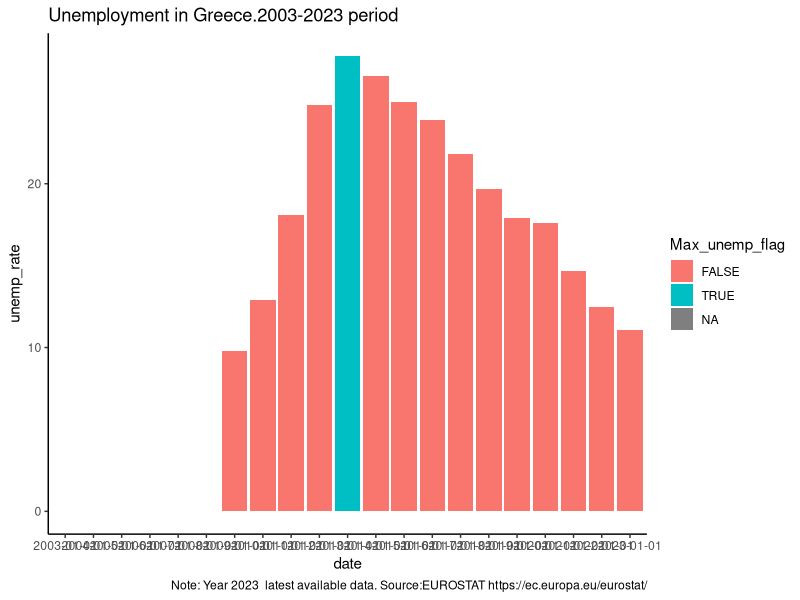
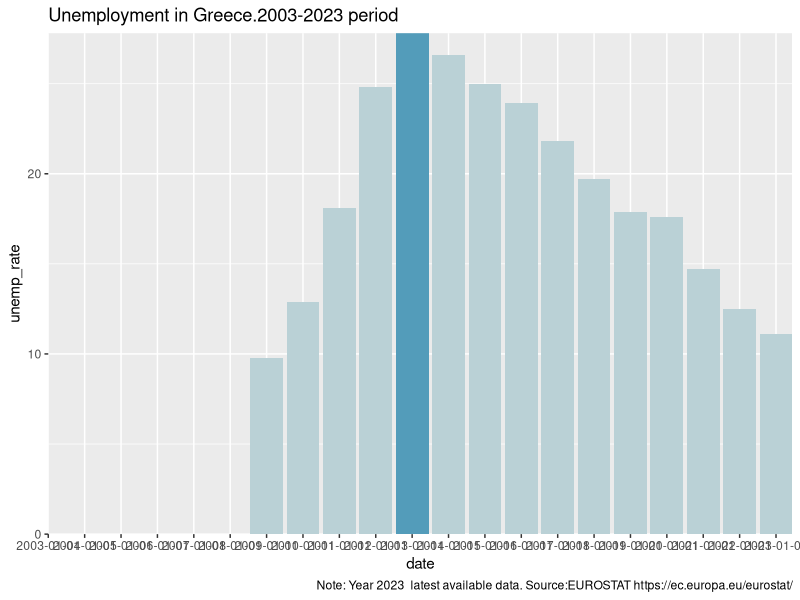
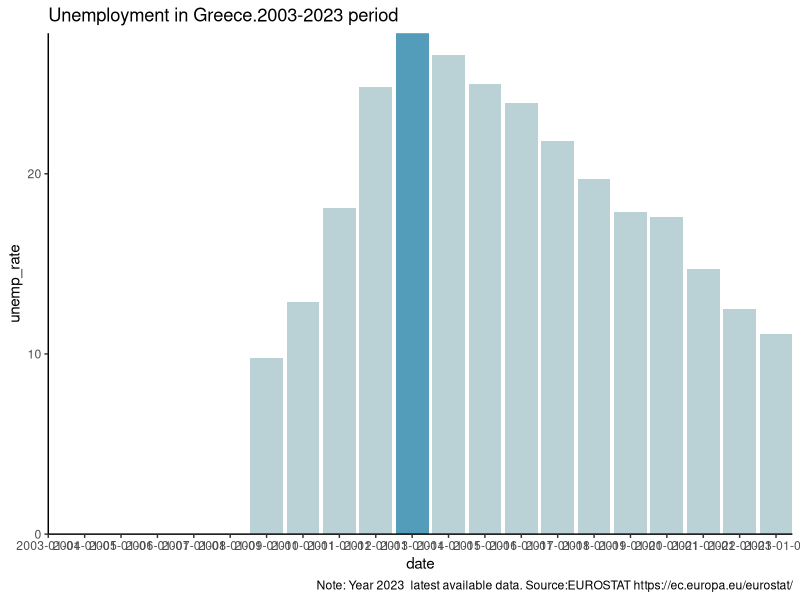
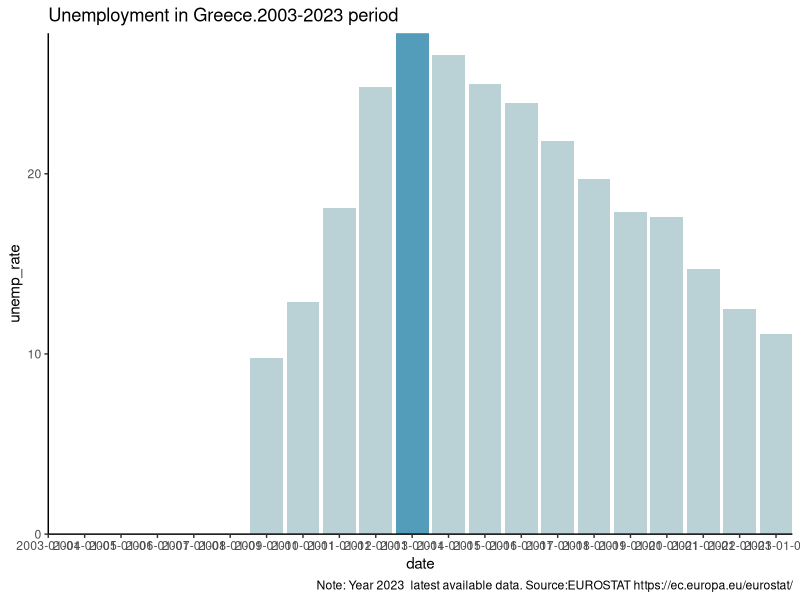
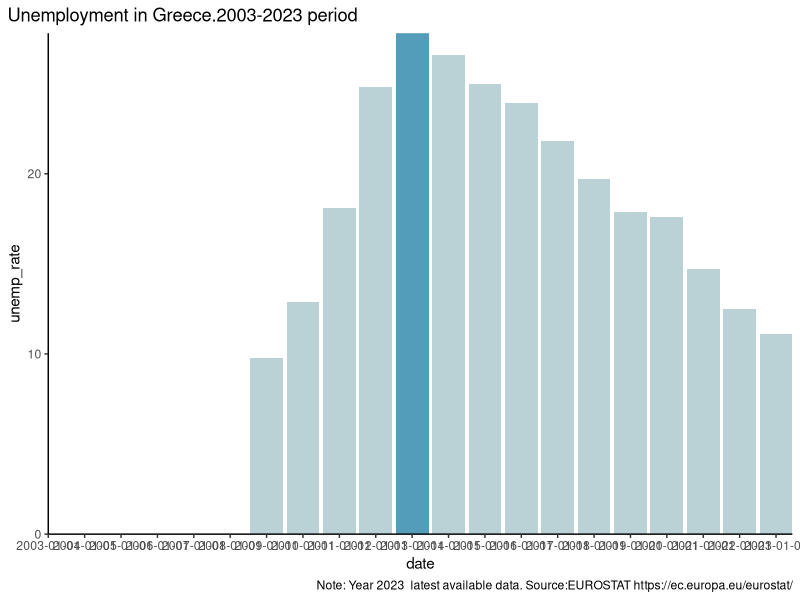
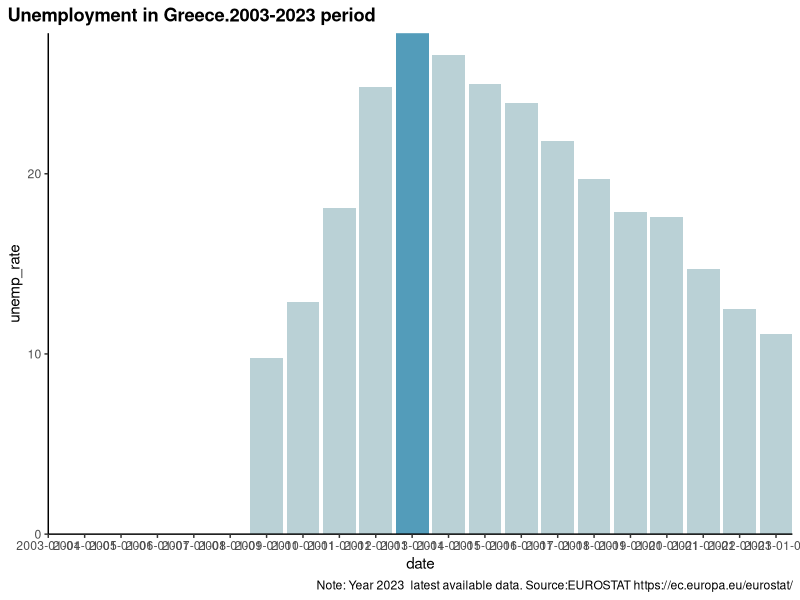
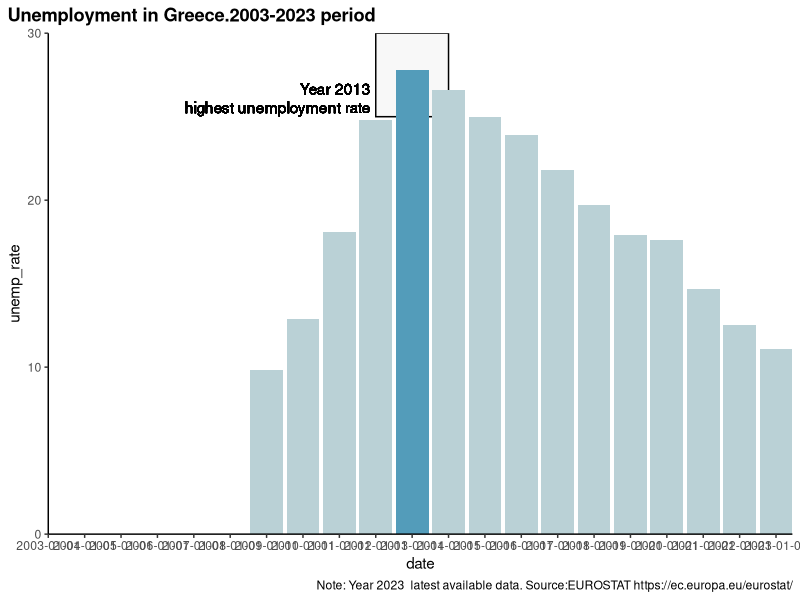
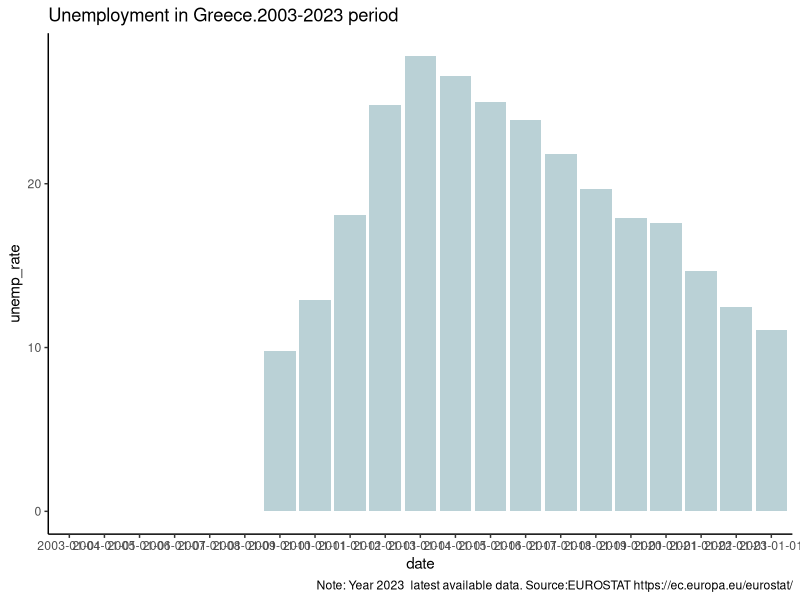

Write the R code that produced these figures, in order.
# Script:  06 custom geom_bar unrmployment by county.R
# AIM 06 custom geom_bar unmployment metric for each country


# 1. Import previous files 
library(here)
library(tidyverse)

# 1. Import unemployment indicator data 
unemp_data <- read.table(here("data_cleansed", "EU_UNEMP_CLEAN_une_rt_a_LONG.csv"),
                         header =TRUE, sep =',',stringsAsFactors =TRUE)
head(unemp_data)

# 2. Subset data for Greece
str(unemp_data)
head(unemp_data)

unemp_greece <- unemp_data %>% 
  filter(country %in% c("greece")) %>%  
  select(-c(X))
unemp_greece


# 3. Create two flags
# 3.1. Flag for highest unemployment year
str(unemp_greece)

unemp_greece_max <- unemp_greece %>% 
  mutate(
    Date = as.Date(date),
    unemp_round = round(unemp_rate,0),
    max_unemp = max(unemp_rate, na.rm = TRUE),
    Max_unemp_flag = ifelse(unemp_rate == max_unemp,TRUE,FALSE) 
  ) %>% 
  select(date,Date,country,unemp_rate,max_unemp,Max_unemp_flag)

# 3.2. Flag for the latest year
str(unemp_greece_max)

unemp_greece_latest <- unemp_greece_max %>% 
  mutate(
      Latest_date = max(Date),
      Max_date = ifelse(Date == Latest_date,TRUE,FALSE))


# 4. Create a basic bar plot
str(unemp_greece)
Plot01 <- unemp_greece %>% 
  ggplot(aes(x = date, y = unemp_rate)) +
  geom_col(fill = "#BAD1D6")

Plot02 <- unemp_greece %>% 
  ggplot(aes(x = date, y = unemp_rate)) +
  geom_col(fill = "#BAD1D6") +
labs(title = "Unemployment in Greece.2003-2023 period",
     caption = "Note: Year 2023  latest available data. Source:EUROSTAT https://ec.europa.eu/eurostat/") +
  theme_classic() 

ggsave("plots_output/10_Greece_unemployment_value.png", width = 6.38, height = 5.80)


# 4.1 Introduce titles and flag for year with max unemployment value 
# Flag color introduced, fill goes to ggplot() function and geom_col() used to remove legend
str(unemp_greece_latest)

# To highlight specific date, it must be defined as a FACTOR

Plot03 <- unemp_greece_latest %>% 
  ggplot(aes(x = date, y = unemp_rate, fill = Max_unemp_flag)) +
  labs(title = "Unemployment in Greece.2003-2023 period",
       caption = "Note: Year 2023  latest available data. Source:EUROSTAT https://ec.europa.eu/eurostat/") +
  geom_col() +
  theme_classic() 
Plot03

ggsave("plots_output/11_True_false_colour_defined_by_max_unemp_value.png", width = 6.38, height = 5.80)


# 4.2 Introduce custom colour in the plot
#    geom_col(show.legend = FALSE) +
# colours: FALSE values for "is_2024" variable: Aquamarine "#BAD1D6"
#          TRUE values for "is_2024" variable: Last year is 2024. DARK BLUE "#539CBA"
#    scale_fill_manual(breaks = c(FALSE,TRUE),
#                   values = c("#BAD1D6","#539CBA"))
  
Plot04 <-  unemp_greece_latest %>% 
  ggplot(aes(x = date, y = unemp_rate, fill = Max_unemp_flag)) +
  labs(title = "Unemployment in Greece.2003-2023 period",
       caption = "Note: Year 2023  latest available data. Source:EUROSTAT https://ec.europa.eu/eurostat/") +
  geom_col(show.legend = FALSE) +
  scale_fill_manual(breaks = c(FALSE,TRUE),
                    values = c("#BAD1D6","#539CBA")) +
  coord_cartesian(expand = FALSE) 
Plot04

ggsave("plots_output/12_Cutom_color_bars_based_flag_max_value.png", width = 6.38, height = 5.80)


# 4.3 Introduce theme_classic() to the plot 
Plot05 <-  unemp_greece_latest %>% 
  ggplot(aes(x = date, y = unemp_rate, fill = Max_unemp_flag)) +
  labs(title = "Unemployment in Greece.2003-2023 period",
       caption = "Note: Year 2023  latest available data. Source:EUROSTAT https://ec.europa.eu/eurostat/") +
  geom_col(show.legend = FALSE) +
  scale_fill_manual(breaks = c(FALSE,TRUE),
                    values = c("#BAD1D6","#539CBA")) +
  coord_cartesian(expand = FALSE) +
  theme_classic() 
Plot05

ggsave("plots_output/13_Cutom_theme_color_bars_based_flag_max_value.png", width = 6.38, height = 5.80)


# 4.4 Remove expansion around the whole perimeter
# Always remove this expansion for geom_col()
# coord_cartesian(expand = FALSE) +

Plot06 <-  unemp_greece_latest %>% 
  ggplot(aes(x = date, y = unemp_rate, fill = Max_unemp_flag)) +
  labs(title = "Unemployment in Greece.2003-2023 period",
       caption = "Note: Year 2023  latest available data. Source:EUROSTAT https://ec.europa.eu/eurostat/") +
  geom_col(show.legend = FALSE) +
  scale_fill_manual(breaks = c(FALSE,TRUE),
                    values = c("#BAD1D6","#539CBA")) +
  coord_cartesian(expand = FALSE) +
  theme_classic() 
Plot06

ggsave("plots_output/14_Cutom_theme_color_bars_based_no_gap.png", width = 6.38, height = 5.80)

# 4.5 Include Title and caption
#theme(
#  #  plot.caption = element_textbox_simple(hjust=0), # Wrap legend text
#  plot.caption.position = "plot", # Caption and title left aligned
#  plot.title.position = "plot"
#)

library(ggtext)

Plot07 <-  unemp_greece_latest %>% 
  ggplot(aes(x = date, y = unemp_rate, fill = Max_unemp_flag)) +
  labs(title = "Unemployment in Greece.2003-2023 period",
       caption = "Note: Year 2023  latest available data. Source:EUROSTAT https://ec.europa.eu/eurostat/") +
  geom_col(show.legend = FALSE) +
  scale_fill_manual(breaks = c(FALSE,TRUE),
                    values = c("#BAD1D6","#539CBA")) +
  coord_cartesian(expand = FALSE) +
  theme_classic() +
  theme(
  #  plot.caption = element_textbox_simple(hjust=0), # Wrap legend text
    plot.caption.position = "plot", # Caption and title left aligned
    plot.title.position = "plot"
  )
Plot07

# 4.6 Form title as bold
#  plot.title = element_text(face = "bold"),

library(ggtext)

Plot08 <-  unemp_greece_latest %>% 
  ggplot(aes(x = date, y = unemp_rate, fill = Max_unemp_flag)) +
  labs(title = "Unemployment in Greece.2003-2023 period",
       caption = "Note: Year 2023  latest available data. Source:EUROSTAT https://ec.europa.eu/eurostat/") +
  geom_col(show.legend = FALSE) +
  scale_fill_manual(breaks = c(FALSE,TRUE),
                    values = c("#BAD1D6","#539CBA")) +
  coord_cartesian(expand = FALSE) +
  theme_classic() +
  theme(
    plot.title = element_text(face = "bold"),
    #  plot.caption = element_textbox_simple(hjust=0), # Wrap legend text
    plot.caption.position = "plot", # Caption and title left aligned
    plot.title.position = "plot"
  )
Plot08

ggsave("plots_output/15_Cutom_plot_bold_title.png", width = 6.38, height = 5.80)

# 4.7 Create annotation bubble
# Annotation buble position needs to be adjusted for each chart
library(ggtext)

# Format caption

# Insert a single line break <br> in the annotation buble.
# Remove border colour around "Year 2013 highest unemployment rate" text annotation geom_richtext() (color = "black",label.colour = NA)
# Draw Horizontal line from the text to the bar: 
#   Using annotate(annotate(geom = "segment",x = 2022.5 , xend = 2023.4,y = 63, yend = 63)) 
# Introduce rectangle figure with annotate('rect',xmin = 07, xmax = 12,ymin = 25, ymax = 30, 
#                           alpha = .1 , fill = 'grey',col = 'black')

Plot09 <-  unemp_greece_latest %>% 
  ggplot(aes(x = date, y = unemp_rate, fill = Max_unemp_flag)) +
  # annotate('segment',xmin = as.Date("2010-01-01"), xmax = as.Date("2010-01-02"),ymin = 15, ymax = 20) +
 annotate('rect',xmin = 10, xmax = 12,ymin = 25, ymax = 30, 
           alpha = .1 , fill = 'grey',col = 'black') +
  
#  annotate('segment',x = 05, xend =16 ,y = 10, yend =  20, 
#          alpha = .1 , fill = 'blue',col = 'black') +

    labs(title = "Unemployment in Greece.2003-2023 period",
       caption = "Note: Year 2023  latest available data. Source:EUROSTAT https://ec.europa.eu/eurostat/") +
  geom_col(show.legend = FALSE) +
  # Include annotation buble 
  geom_richtext(geom = "textbox", label = "Year 2013<br>highest unemployment rate", 
                x = 10, y = 26,
                hjust = 1,  
                fill = NA,
                color = "black",
                label.colour = NA,
                show.legend = FALSE) +
  scale_fill_manual(breaks = c(FALSE,TRUE),
                    values = c("#BAD1D6","#539CBA")) +
  coord_cartesian(expand = FALSE) +
  theme_classic() +
  theme(
    plot.title = element_text(face = "bold"),
    #  plot.caption = element_textbox_simple(hjust=0), # Wrap legend text
    plot.caption.position = "plot", # Caption and title left aligned
    plot.title.position = "plot"
  )
Plot09

ggsave("plots_output/16_Include Annotation buble with geom annotations.png", width = 6.38, height = 5.80)


